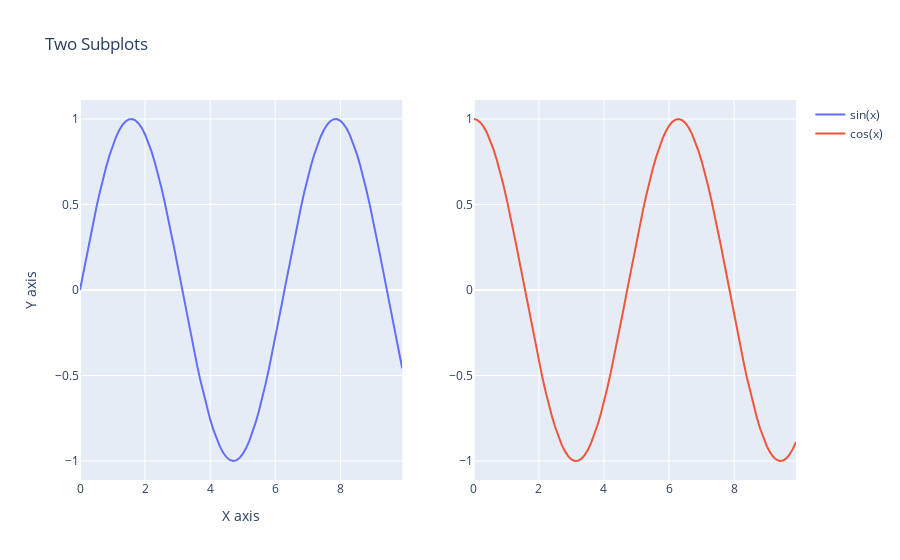

The notebook cell saved with this chart:
### Code cell
import plotly.graph_objs as go
from plotly.subplots import make_subplots

# Create random data for the subplots
import numpy as np
np.random.seed(42)
x = np.arange(0, 10, 0.1)
y1 = np.sin(x)
y2 = np.cos(x)

# Create the figure with two subplots
fig = make_subplots(rows=1, cols=2)

# Add the first subplot
fig.add_trace(go.Scatter(x=x, y=y1, name='sin(x)'), row=1, col=1)

# Add the second subplot
fig.add_trace(go.Scatter(x=x, y=y2, name='cos(x)'), row=1, col=2)

# Set the layout of the figure
fig.update_layout(
    title='Two Subplots',
    xaxis_title='X axis',
    yaxis_title='Y axis',
    hovermode='x'
)

# Show the figure
fig.show()
